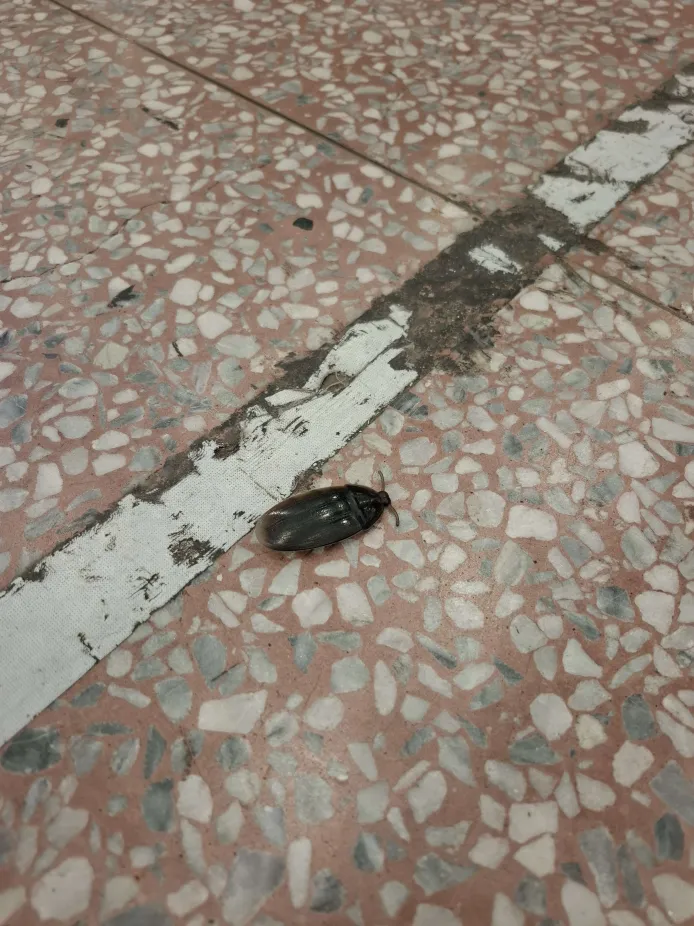
#> input picture data_imgs/pos/img0.webp, 694 x 926 px, found by its file name
$ python transform.py
#> lines starting #> are read from the running program, lines starting #| are printed output that depends on the picture
import numpy as np
import cv2

# [91 lines left out: functions solve_homography, warping, transform, not called in this run]


if __name__ == "__main__":

    # ================== Part 1: Homography Estimation ========================

    # TODO: 1.you can use whatever images you like, include these images in the img directory
    img = cv2.imread('./data_imgs/pos/img0.webp')
#> img is the input picture: shape (926, 694, 3); mean B, G, R 120.4, 132.8, 144.4
    img = cv2.resize(img, (192, 256))
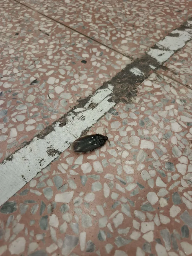
#> img: shape (256, 192, 3); mean B, G, R 120.2, 132.7, 144.3

    # canvas_corners1 = np.array([[0, 150], [600, 0], [600, 600], [0, 450]])

    pts_src = np.float32([[64, 0], [128, 0], [192, 256], [0, 256]])

    # Step 2: Define destination rectangle (e.g., 300x300)
    pts_dst = np.float32([[0, 0], [192, 0], [192, 256], [0, 256]])

    # Step 3: Compute homography matrix to warp to rectangle
    H, _ = cv2.findHomography(pts_src, pts_dst)

    # Step 4: Warp the image to rectified rectangle
    warped = cv2.warpPerspective(img, H, (192, 256))
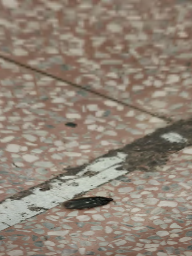
#> warped: shape (256, 192, 3); mean B, G, R 116.7, 130.3, 143.3

    # Step 5: Reverse the homography
    H_inv = np.linalg.inv(H)

    # Warp back to the original image shape
    recovered = cv2.warpPerspective(warped, H_inv, (192, 256))
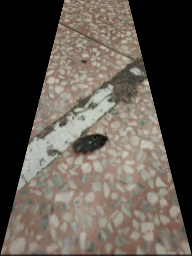
#> recovered: shape (256, 192, 3); mean B, G, R 79.4, 87.7, 95.3

    # Step 6: Display the images
    cv2.imwrite('warped.jpg', warped)

$ run again, with data_imgs/pos/img1.webp copied over data_imgs/pos/img0.webp
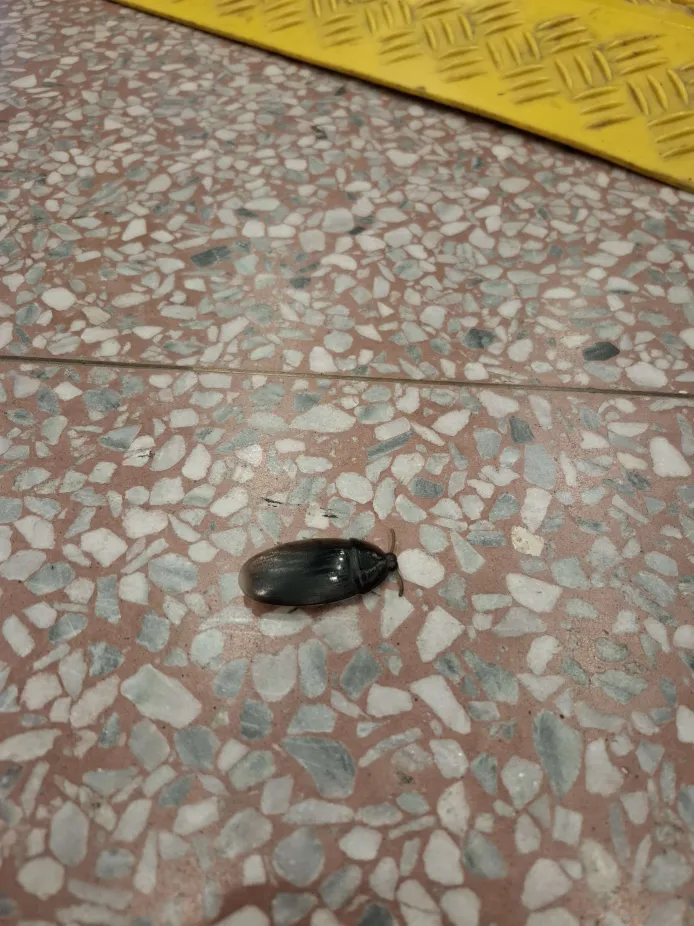
#> input picture data_imgs/pos/img1.webp, 694 x 926 px, found by its file name
#> img is the input picture: shape (926, 694, 3); mean B, G, R 114.9, 135.2, 148.7
#> img: shape (256, 192, 3)
#> `warped = cv2.warpPerspective(img, H, (192, 256))`:
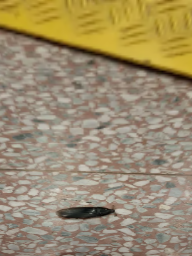
#> warped: shape (256, 192, 3); mean B, G, R 108.2, 140.2, 155.5
#> `recovered = cv2.warpPerspective(warped, H_inv, (192, 256))`:
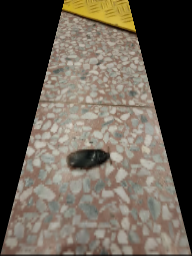
#> recovered: shape (256, 192, 3); mean B, G, R 78.9, 89.8, 97.9

$ run again, with data_imgs/pos/img2.webp copied over data_imgs/pos/img0.webp
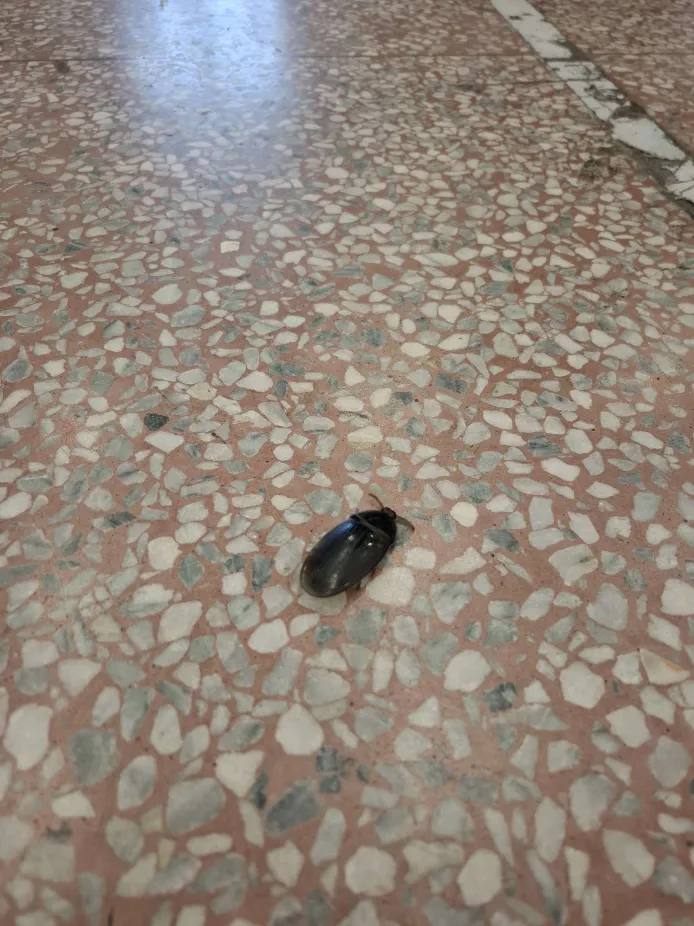
#> input picture data_imgs/pos/img2.webp, 694 x 926 px, found by its file name
#> img is the input picture: shape (926, 694, 3); mean B, G, R 122.6, 133.7, 145.1
#> img: shape (256, 192, 3)
#> `warped = cv2.warpPerspective(img, H, (192, 256))`:
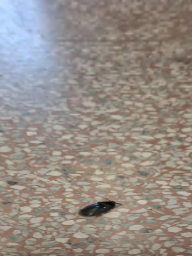
#> warped: shape (256, 192, 3); mean B, G, R 133.8, 140.4, 148.3
#> `recovered = cv2.warpPerspective(warped, H_inv, (192, 256))`:
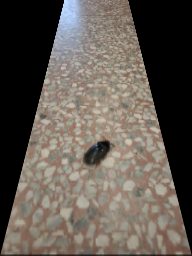
#> recovered: shape (256, 192, 3); mean B, G, R 81.7, 89.4, 97

$ run again, with data_imgs/pos/img3.webp copied over data_imgs/pos/img0.webp
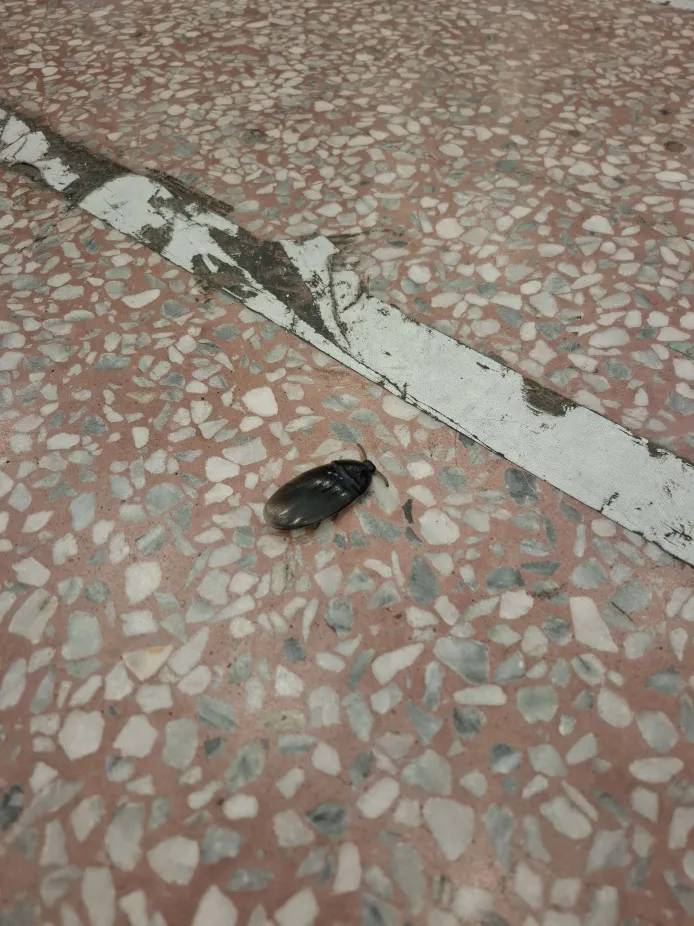
#> input picture data_imgs/pos/img3.webp, 694 x 926 px, found by its file name
#> img is the input picture: shape (926, 694, 3); mean B, G, R 119.1, 131.4, 143.3
#> img: shape (256, 192, 3)
#> `warped = cv2.warpPerspective(img, H, (192, 256))`:
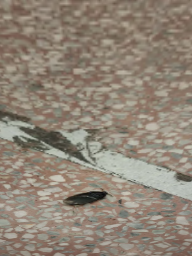
#> warped: shape (256, 192, 3); mean B, G, R 118.5, 132.2, 143.6
#> `recovered = cv2.warpPerspective(warped, H_inv, (192, 256))`:
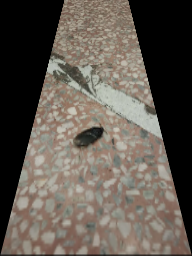
#> recovered: shape (256, 192, 3); mean B, G, R 79.8, 88.1, 95.6
